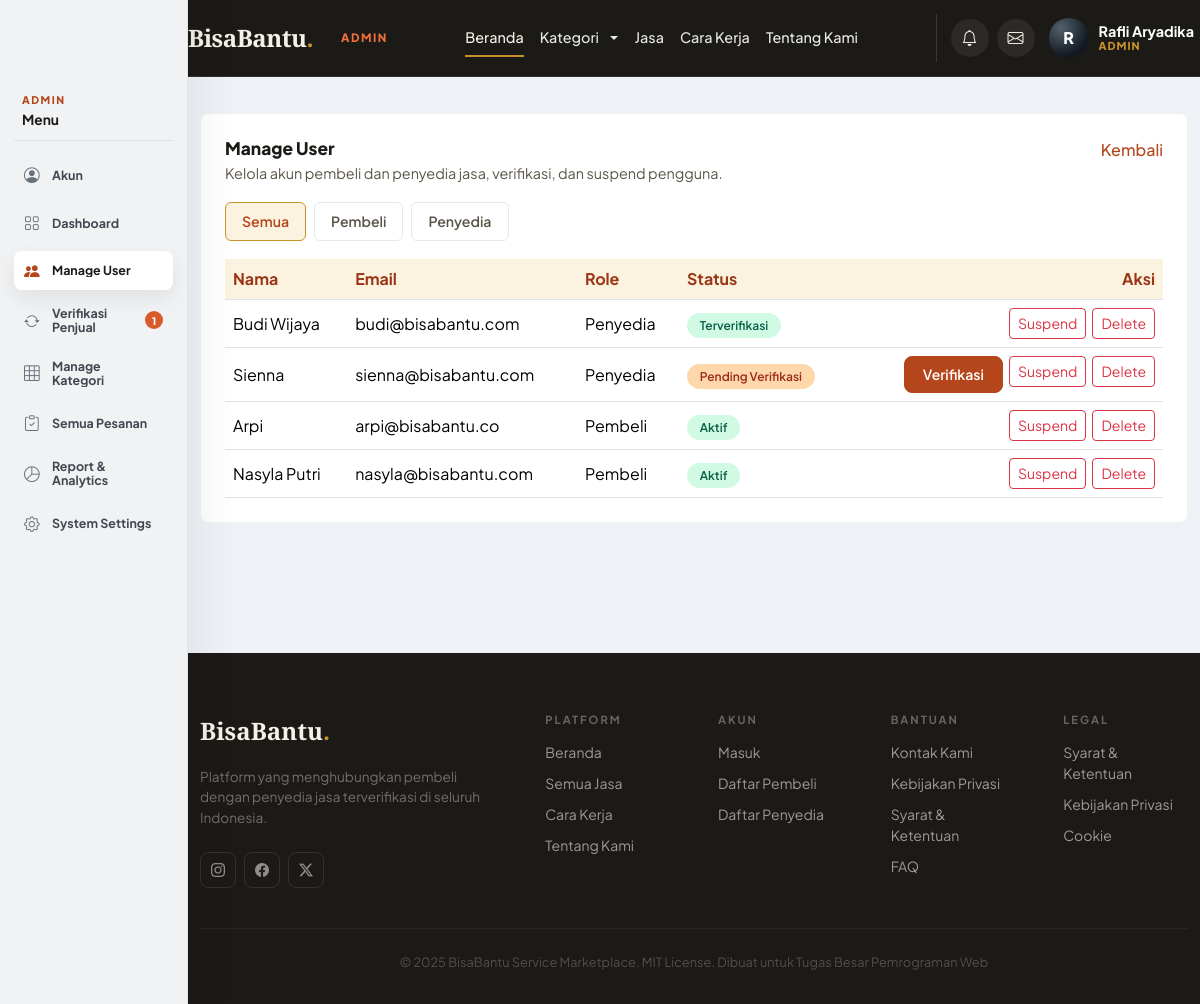
Before: /index.php?page=admin_users (signed in) with the older database file.
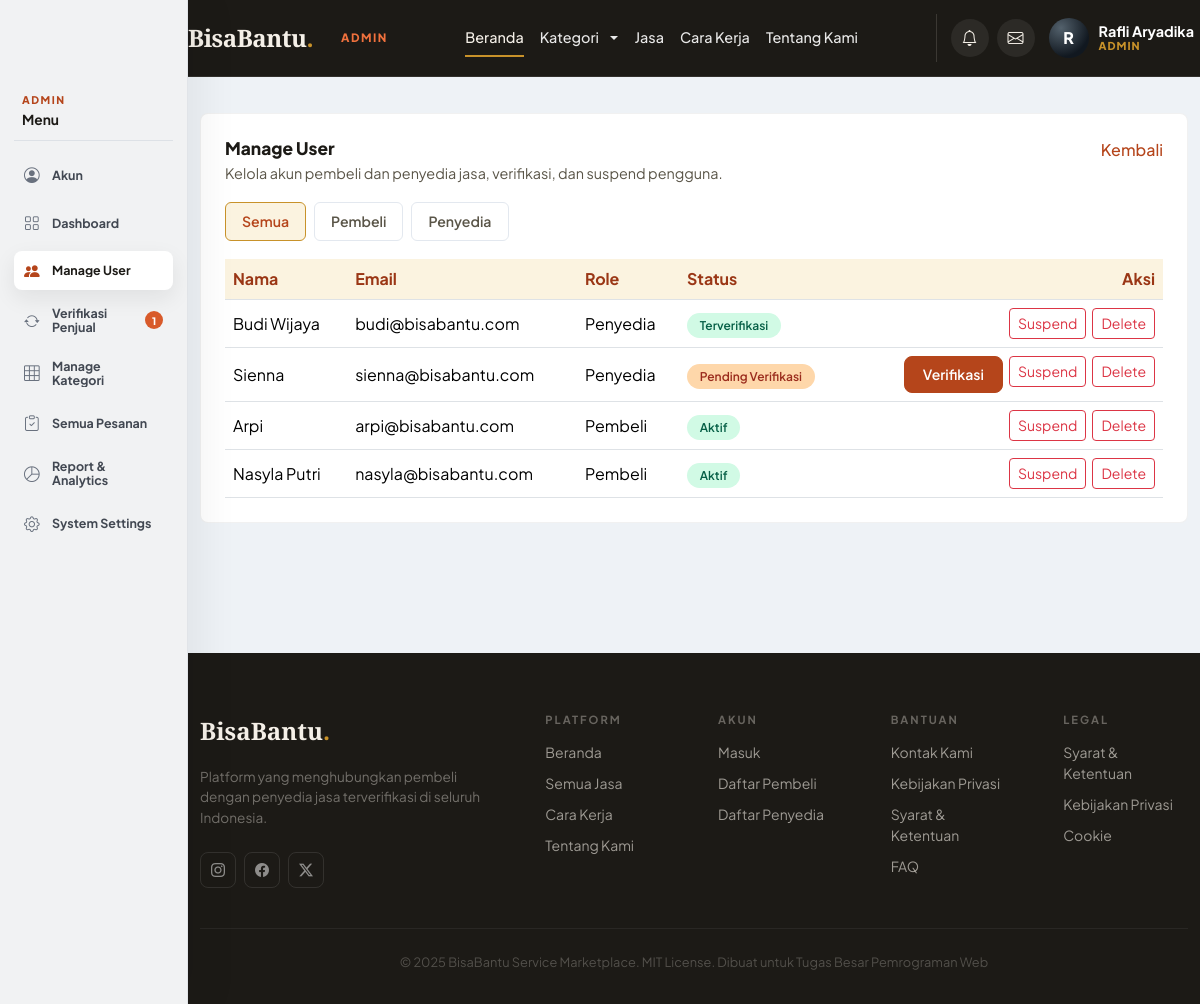
After: the same page with the newer database file.
### tables this page shows
CREATE TABLE `users` (
  `id` int(11) NOT NULL AUTO_INCREMENT,
  `name` varchar(100) NOT NULL,
  `email` varchar(100) NOT NULL,
  `password` varchar(255) NOT NULL,
  `role` enum('buyer','provider','admin') NOT NULL,
  `is_verified` tinyint(1) DEFAULT 0,
  `phone` varchar(20) DEFAULT NULL,
  `address` text DEFAULT NULL,
  `remember_token` varchar(255) DEFAULT NULL,
  `profile_photo` varchar(255) DEFAULT NULL,
  `created_at` timestamp NOT NULL DEFAULT current_timestamp(),

  `updated_at` timestamp NOT NULL DEFAULT current_timestamp() ON UPDATE current_timestamp(),
  PRIMARY KEY (`id`),
  UNIQUE KEY `email` (`email`)
);

### models/UserModel.php (called while the page is built, shortened)
<?php
class UserModel {
    private $pdo;
    public function __construct($pdo) {
        $this->pdo = $pdo;
    }
    public function getAll() {
        $stmt = $this->pdo->query('SELECT * FROM users ORDER BY created_at DESC');
        return $stmt->fetchAll();
    }
}

### helpers/functions.php (called while the page is built, shortened)
<?php
function base_url($path = '') {
    $scheme = (!empty($_SERVER['HTTPS']) && $_SERVER['HTTPS'] !== 'off') ? 'https' : 'http';
    $host = $_SERVER['HTTP_HOST'] ?? 'localhost';
    $scriptDir = rtrim(dirname($_SERVER['SCRIPT_NAME']), '/\\');
    $base = $scheme . '://' . $host . $scriptDir;
    return rtrim($base, '/\\') . '/' . ltrim($path, '/\\');
}
function e($value) {
    return htmlspecialchars($value, ENT_QUOTES, 'UTF-8');
}
function role_label($role) {
    $labels = ['buyer' => 'Pembeli', 'provider' => 'Penyedia', 'admin' => 'Admin'];
    return $labels[$role] ?? $role;
}

### models/SettingsModel.php (called while the page is built, shortened)
<?php
class SettingsModel {
    private $file;
    public function __construct() {
        $this->file = __DIR__ . '/../config/settings.json';
    }
    private function defaults() {
        return [
            'commission_rate' => 10,
            'shipping_cost' => 15000,
            'payment_methods' => ['bank_transfer', 'cash'],
            'email_template_welcome' => 'Selamat datang di BisaBantu!',
            'email_template_order' => 'Pesanan Anda telah diterima.',
            'notification_enabled' => true,
            'session_timeout' => 60,
            'suspended_users' => [],
        ];
    }
    public function getAll() {
        $data = json_decode(file_get_contents($this->file), true);
        return is_array($data) ? array_merge($this->defaults(), $data) : $this->defaults();
    }
    public function isUserSuspended($userId) {
        $settings = $this->getAll();
        return in_array((int) $userId, $settings['suspended_users'], true);
    }
}

### views/admin/users.php (the view, shortened to what the rows shown need)
<?php
require_once __DIR__ . '/../../models/UserModel.php';
require_once __DIR__ . '/../../models/SettingsModel.php';
$userModel = new UserModel($pdo);
$settingsModel = new SettingsModel();
$tab = $_GET['tab'] ?? 'all';
$users = $userModel->getAll();
$filtered = array_filter($users, function ($u) use ($tab) {
    if ($tab === 'buyer') return $u['role'] === 'buyer';
    if ($tab === 'provider') return $u['role'] === 'provider';
    if ($tab === 'admin') return $u['role'] === 'admin';
    return $u['role'] !== 'admin';
});
?>
<main class="admin-dashboard">
    <div class="container">
        <section class="admin-panel">
            <div class="admin-panel-head">
                <div>
                    <h2>Manage User</h2>
                </div>
            </div>
            <div class="table-responsive">
                <table class="table admin-table align-middle mb-0">
                    <thead>
                        <tr>
                            <th>Nama</th>
                            <th>Email</th>
                            <th>Role</th>
                            <th>Status</th>
                            <th class="text-end">Aksi</th>
                        </tr>
                    </thead>
                    <tbody>
                        <?php if (empty($filtered)): ?>
                            <tr><td colspan="5" class="text-center text-muted py-4">Tidak ada pengguna.</td></tr>
                        <?php else: ?>
                            <?php foreach ($filtered as $user): ?>
                                <?php
                                $isSuspended = $settingsModel->isUserSuspended($user['id']);
                                if ($user['role'] === 'provider' && !$user['is_verified']) {
                                    $statusLabel = 'Pending Verifikasi';
                                    $statusClass = 'pending';
                                } elseif ($isSuspended) {
                                    $statusLabel = 'Disuspend';
                                    $statusClass = 'inactive';
                                } else {
                                    $statusLabel = $user['role'] === 'provider' ? 'Terverifikasi' : 'Aktif';
                                    $statusClass = 'verified';
                                }
                                ?>
                                <tr>
                                    <td><?= e($user['name']) ?></td>
                                    <td><?= e($user['email']) ?></td>
                                    <td><?= e(role_label($user['role'])) ?></td>
                                    <td><span class="status-badge <?= e($statusClass) ?>"><?= e($statusLabel) ?></span></td>
                                    <td class="text-end">
                                        <div class="admin-action-group">
                                            <?php if ($user['role'] === 'provider' && !$user['is_verified']): ?>
                                                <form method="post" action="<?= base_url('index.php?page=admin&action=verify_provider') ?>" class="d-inline">
                                                    <button type="submit" class="btn btn-sm btn-primary-custom">Verifikasi</button>
                                                </form>
                                            <?php endif; ?>
                                            <?php if ($user['role'] !== 'admin'): ?>
                                                <form method="post" action="<?= base_url('index.php?page=admin&action=toggle_suspend') ?>" class="d-inline">
                                                    <button type="submit" class="btn btn-sm <?= $isSuspended ? 'btn-outline-custom' : 'btn-outline-danger' ?>">
                                                        <?= $isSuspended ? 'Aktifkan' : 'Suspend' ?>
                                                    </button>
                                                </form>
                                                <form method="post" action="<?= base_url('index.php?page=admin&action=delete_user') ?>" class="d-inline" onsubmit="return confirm('Hapus akun <?= e($user['name']) ?> permanently?');">
                                                    <button type="submit" class="btn btn-sm btn-outline-danger">Delete</button>
                                                </form>
                                            <?php endif; ?>
                                        </div>
                                    </div>
                                </td>
                                </tr>
                            <?php endforeach; ?>
                        <?php endif; ?>
</main>

Changed rows visible on the page:
changed users "Arpi": email "arpi@bisabantu.co" → "arpi@bisabantu.com"
